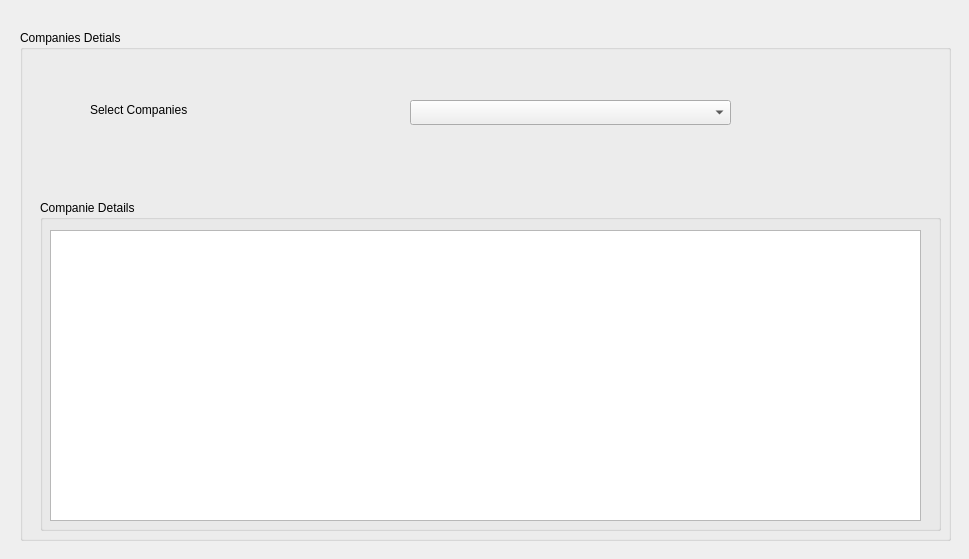
<?xml version="1.0" encoding="UTF-8"?>
<ui version="4.0">
 <class>GetAllCompaniesDialog</class>
 <widget class="QDialog" name="GetAllCompaniesDialog">
  <property name="geometry">
   <rect>
    <x>0</x>
    <y>0</y>
    <width>969</width>
    <height>559</height>
   </rect>
  </property>
  <property name="windowTitle">
   <string>Get All Compnies Details</string>
  </property>
  <widget class="QGroupBox" name="groupBoxComboAll">
   <property name="geometry">
    <rect>
     <x>20</x>
     <y>30</y>
     <width>931</width>
     <height>511</height>
    </rect>
   </property>
   <property name="title">
    <string>Companies Detials</string>
   </property>
   <widget class="QLabel" name="label">
    <property name="geometry">
     <rect>
      <x>70</x>
      <y>70</y>
      <width>201</width>
      <height>20</height>
     </rect>
    </property>
    <property name="text">
     <string>Select Companies</string>
    </property>
   </widget>
   <widget class="QComboBox" name="comboBoxSelectCo">
    <property name="geometry">
     <rect>
      <x>390</x>
      <y>70</y>
      <width>321</width>
      <height>25</height>
     </rect>
    </property>
   </widget>
   <widget class="QGroupBox" name="groupBox">
    <property name="geometry">
     <rect>
      <x>20</x>
      <y>170</y>
      <width>901</width>
      <height>331</height>
     </rect>
    </property>
    <property name="title">
     <string>Companie Details</string>
    </property>
    <widget class="QListWidget" name="listWidget">
     <property name="geometry">
      <rect>
       <x>10</x>
       <y>30</y>
       <width>871</width>
       <height>291</height>
      </rect>
     </property>
    </widget>
   </widget>
  </widget>
 </widget>
 <resources/>
 <connections/>
</ui>
